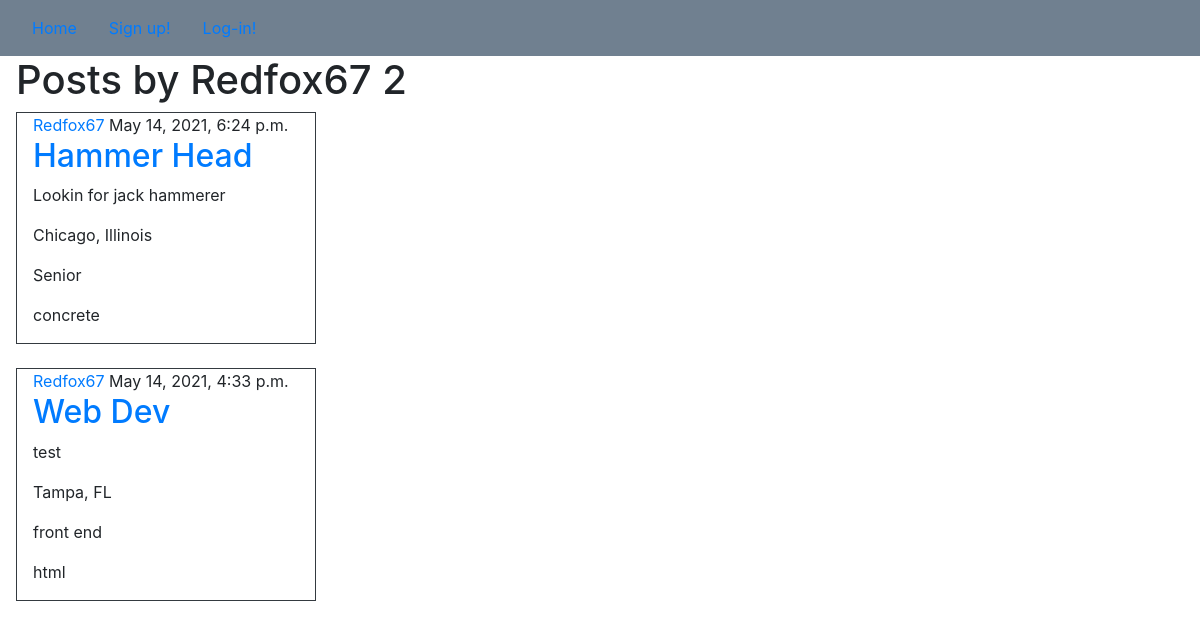
/user/Redfox67, run on the app's committed database.
### homepage/models.py (models this page shows, shortened)
class Post(models.Model):
    title = models.CharField(max_length=100)
    content = models.TextField()
    date_posted = models.DateTimeField(default=timezone.now)
    author = models.ForeignKey(User, on_delete=models.CASCADE)
    location = models.CharField(max_length=100)
    department = models.CharField(max_length=100)
    function = models.CharField(max_length=100)
    new = models.IntegerField(default=0)
    active = models.IntegerField(default=0)
    hired = models.IntegerField(default=0)

### homepage/views.py (the view)
# urls.py: path('user/<str:username>', UserPostListView.as_view(), name='user-posts'),
class UserPostListView(ListView):
    model = Post
    template_name = 'homepage/user_posts.html'
    context_object_name = 'posts'
    paginate_by = 5
    def get_queryset(self):
        user = get_object_or_404(User, username=self.kwargs.get('username'))
        return Post.objects.filter(author=user).order_by('-date_posted')

### homepage/templates/homepage/user_posts.html (shortened to what this page needs)
{% extends "homepage/base.html" %}
{% block content %}
	<div class="ml-3">
	<h1>Posts by {{ view.kwargs.username }} {{ page_obj.paginator.count }}</h1>
</div>
	{% for post in posts %}
	<div class="border w-25 border-dark ml-3">
	<div class="ml-3">
	<a href="{% url 'user-posts' post.author.username %}">{{ post.author }}</a>
	{{ post.date_posted }}
	<h2><a href="{% url 'post-detail' post.id %}">{{ post.title }}</a></h2>
	<p>{{ post.content }}</p>
	<p>{{ post.location }}</p>
	<p>{{ post.department }}</p>
	<p>{{ post.function }}</p>
	</div>
	</div>
	<br>
	{% endfor %}
{% endblock content %}

### data on the page
Post: author "Redfox67", date_posted "May 14, 2021, 6:24 p.m.", title "Hammer Head", content "Lookin for jack hammerer", location "Chicago, Illinois", department "Senior", function "concrete"
Post: author "Redfox67", date_posted "May 14, 2021, 4:33 p.m.", title "Web Dev", content "test", location "Tampa, FL", department "front end", function "html"

### other printed values
{{ view.kwargs.username }} "Redfox67"
{{ page_obj.paginator.count }} "2"
